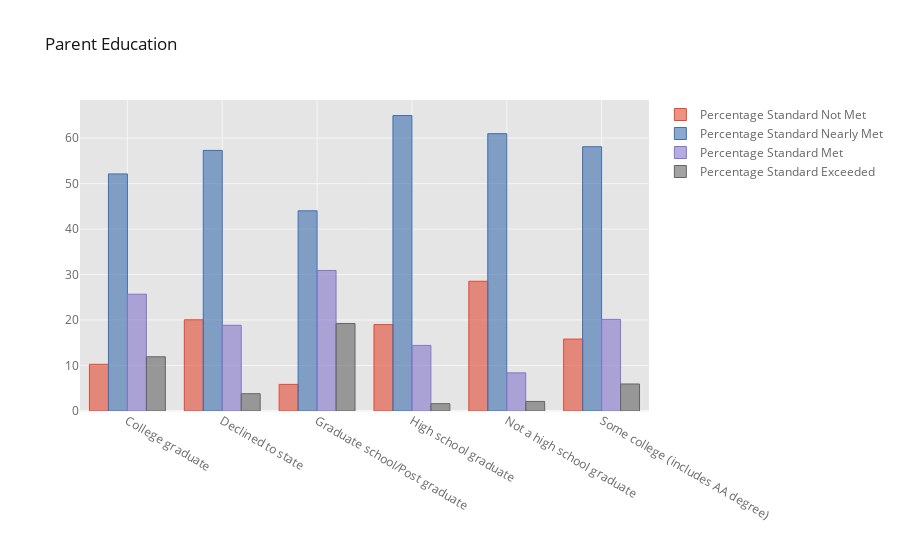

Notebook source saved alongside this figure:
### Code cell
stackedbar_interactive(df_county, 'Parent Education')

### Figure 1 — Plotly figure (JSON) as saved in the notebook; plotly's stock layout.template omitted (floating-point values rounded to 4 significant figures)
{"data": [{"marker": {"color": "rgba(226, 74, 51, 0.6)", "line": {"color": "rgba(226, 74, 51, 1.0)", "width": 1}}, "name": "Percentage Standard Not Met", "orientation": "v", "text": "", "type": "bar", "x": ["College graduate", "Declined to state", "Graduate school/Post graduate", "High school graduate", "Not a high school graduate", "Some college (includes AA degree)"], "y": [10.26, 20.06, 5.851, 19.0, 28.53, 15.81]}, {"marker": {"color": "rgba(62, 111, 176, 0.6)", "line": {"color": "rgba(62, 111, 176, 1.0)", "width": 1}}, "name": "Percentage Standard Nearly Met", "orientation": "v", "text": "", "type": "bar", "x": ["College graduate", "Declined to state", "Graduate school/Post graduate", "High school graduate", "Not a high school graduate", "Some college (includes AA degree)"], "y": [52.13, 57.3, 44.02, 64.96, 60.98, 58.11]}, {"marker": {"color": "rgba(132, 118, 202, 0.6)", "line": {"color": "rgba(132, 118, 202, 1.0)", "width": 1}}, "name": "Percentage Standard Met", "orientation": "v", "text": "", "type": "bar", "x": ["College graduate", "Declined to state", "Graduate school/Post graduate", "High school graduate", "Not a high school graduate", "Some college (includes AA degree)"], "y": [25.68, 18.84, 30.9, 14.42, 8.393, 20.14]}, {"marker": {"color": "rgba(101, 101, 101, 0.6)", "line": {"color": "rgba(101, 101, 101, 1.0)", "width": 1}}, "name": "Percentage Standard Exceeded", "orientation": "v", "text": "", "type": "bar", "x": ["College graduate", "Declined to state", "Graduate school/Post graduate", "High school graduate", "Not a high school graduate", "Some college (includes AA degree)"], "y": [11.92, 3.804, 19.23, 1.613, 2.102, 5.94]}], "layout": {"legend": {"bgcolor": "#FFFFFF", "font": {"color": "#666666"}}, "paper_bgcolor": "#FFFFFF", "plot_bgcolor": "#E5E5E5", "title": {"font": {"color": "#151516"}, "text": "Parent Education"}, "xaxis": {"gridcolor": "#F6F6F6", "showgrid": true, "tickfont": {"color": "#666666"}, "title": {"font": {"color": "#666666"}, "text": ""}, "zerolinecolor": "#F6F6F6"}, "yaxis": {"gridcolor": "#F6F6F6", "showgrid": true, "tickfont": {"color": "#666666"}, "title": {"font": {"color": "#666666"}, "text": ""}, "zerolinecolor": "#F6F6F6"}}}
